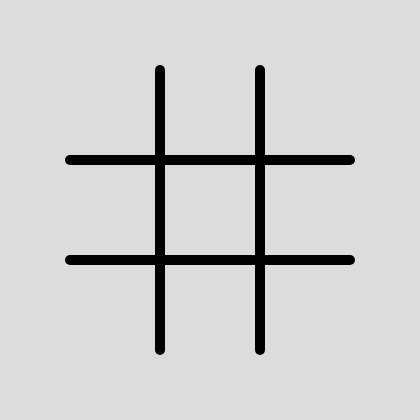
Frame 1 (no input)
Frame 60 (no input): identical to frame 1, image omitted
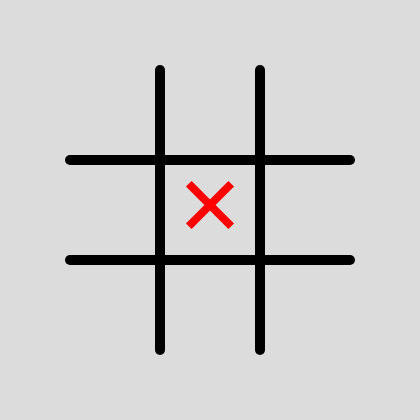
Frame 120 (the mouse pressed at the canvas centre since frame 60)

The p5.js sketch that drew these frames (run headless with seeded random() and noise() and a simulated clock; from frame 60 on, the mouse is pressed at the canvas centre):

// p5.js sketch
// ── sketch.js
posArray = {
  "00": [[65, 155], [65, 155]],
  "10": [[65, 155], [155, 255]],
  "20": [[65, 155], [265, 355]],

  "01": [[165, 255], [65, 155]],
  "11": [[165, 255], [155, 255]],
  "21": [[165, 255], [265, 355]],

  "02": [[265, 355], [65, 155]],
  "12": [[265, 355], [155, 255]],
  "22": [[265, 355], [265, 355]],
}

onBoard = [];
let won;

board = [
  [/* [0][0] [0][1] [0][2] */],
  [/* [1][0] [1][1] [1][2] */],
  [/* [2][0] [2][1] [2][2] */]
];

function setup() {
  createCanvas(420, 420);
}

function draw() {
  background(220);
  fill(0);
  noStroke();
  showGrid();

  if(won == 'o'){
    posArray = {};
    textSize(30);
    text("Ganó 'o'", 160, 370, 120, 60);
  }else if (won == 'x'){
    posArray = {};
    textSize(30);
    text("Ganó 'x'", 160, 370, 120, 60);
  }

  for (let i = 0; i < onBoard.length; i++) {
    onBoard[i].show();
  }

}

function showGrid() {
  rect(155, 65, 10, 290, 20);
  rect(255, 65, 10, 290, 20);
  rect(65, 155, 290, 10, 20);
  rect(65, 255, 290, 10, 20);
}

function mousePressed() {
  for (let coords in posArray) {
    let x1 = posArray[coords][0][0];
    let x2 = posArray[coords][0][1];
    let y1 = posArray[coords][1][0];
    let y2 = posArray[coords][1][1];

    if (x1 <= mouseX && mouseX <= x2 && y1 <= mouseY && mouseY <= y2) {
      let midX = (x1 + x2) / 2;
      let midY = (y1 + y2) / 2;

      let type = onBoard.length % 2;

      onBoard.push(new Ox(type, midX, midY));

      board[coords[0]][coords[1]] = type;

      delete posArray[coords[0] + coords[1]];

      if (onBoard.length >= 5) {
        checkWin();
      }
    }
  }
  function checkWin() {
    let sum;

    for (let i = 0; i < 3; i++) {
      let sum = board[i][0] + board[i][1] + board[i][2];
      if (sum == 0) {
        won = "x"
      } else if (sum == 3) {
        won = "o"
      }
    }
    for (let i = 0; i < 3; i++) {
      let sum = board[0][i] + board[1][i] + board[2][i];
      if (sum == 0) {
        won = "x"
      } else if (sum == 3) {
        won = "o"
      }

    }

    sum = board[0][0] + board[1][1] + board[2][2];

    if (sum == 0) {
      won = "x"
    } else if (sum == 3) {
      won = "o"
    }
    sum = board[0][2] + board[1][1] + board[2][0];

    if (sum == 0) {
      won = "x"
    } else if (sum == 3) {
      won = "o"
    }
  }
}


// ── ox.js
function Ox(type, x, y) {
    this.x = x;
    this.y = y;
    this.type = type;

    this.show = function () {
        push();
        translate(this.x, this.y);
        if (this.type == 0) {

            rotate(PI / 4);
            fill(255, 0, 0);
            rect(-30, -4, 60, 8);
            rect(-4, -30, 8, 60);
            
        }
        else if (this.type == 1) {
            fill(0, 0, 255);
            circle(0, 0, 60);
            fill(220);
            circle(0, 0, 45);
            
        }
        pop();
    }
}
